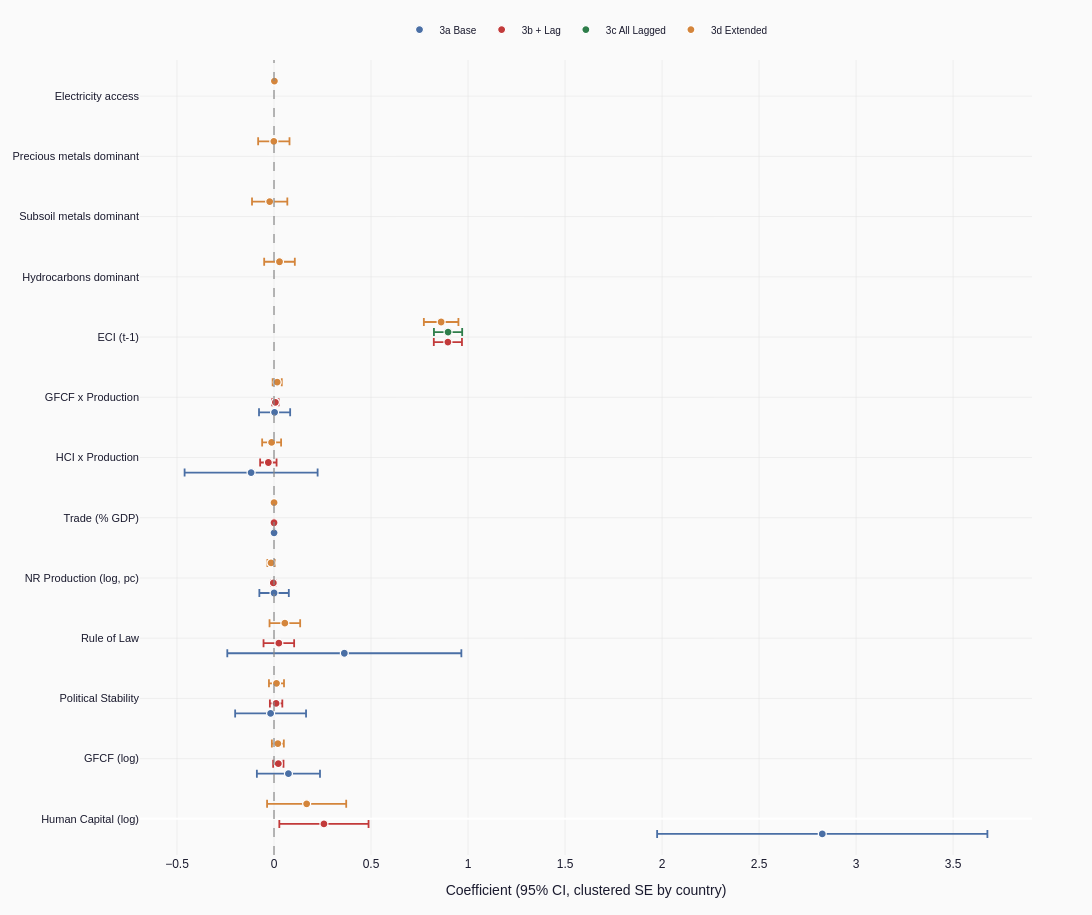

Write notebook code for a chart like this one.
### Markdown cell above
## 15. Coefficient Forest Plot (Models 3a-3e)

### Code cell
FOREST_VARS = [
    'log_HCI', 'log_GFCF', 'Political stability — estimate',
    'Rule of law index', 'log_Production_Value', 'Trade (% of GDP)',
    'log_HCI_x_log_Production', 'log_GFCF_x_log_Production',
    'ECI_lag1',
    'Hydrocarbons_Dominant', 'Subsoil_Metals_Dominant',
    'Precious_Metals_Dominant',
    'Access to electricity (% of population)',
]

# Model 3e uses first-differenced regressors — its coefficients measure the
# effect of *changes*, not levels, so it is excluded from this comparison.
FOREST_ORDER = [m for m in MODEL_ORDER if m != '3e']
SPEC_COLORS = ['#4a6fa5', '#c23a3a', '#2e7d4a', '#d4853b', '#7b6fa5']

y_labels = [DISPLAY_LABELS.get(v, v) for v in FOREST_VARS]
y_pos    = {v: i for i, v in enumerate(y_labels)}
n_specs  = len(FOREST_ORDER)
offsets  = np.linspace(-0.25, 0.25, n_specs)

fig = go.Figure()
fig.add_vline(x=0, line=dict(color='#888', width=1.2, dash='dash'))

for i, m in enumerate(FOREST_ORDER):
    if m not in ALL_RESULTS:
        continue
    _, tbl = ALL_RESULTS[m]
    col = SPEC_COLORS[i]
    lbl = MODEL_LABELS[m]

    matched = tbl[tbl['Variable'].isin(FOREST_VARS)].copy()
    matched = matched.assign(
        Label=matched['Variable'].map(lambda v: DISPLAY_LABELS.get(v, v))
    )
    matched = matched.assign(y=matched['Label'].map(y_pos) + offsets[i])

    fig.add_trace(go.Scatter(
        x=matched['Coef'], y=matched['y'],
        mode='markers',
        marker=dict(size=8, color=col, line=dict(color='white', width=1.2)),
        error_x=dict(
            type='data', symmetric=False,
            array=(matched['CI_hi'] - matched['Coef']).values,
            arrayminus=(matched['Coef'] - matched['CI_lo']).values,
            color=col, thickness=1.8, width=4,
        ),
        name=lbl,
        hovertemplate='%{text}<br>b=%{x:.4f}<extra>' + lbl + '</extra>',
        text=matched['Label'],
    ))

n_vars = len(y_labels)
fig.update_layout(
    font=dict(family=FONT, color=NAVY),
    paper_bgcolor=BG, plot_bgcolor=BG,
    width=1100, height=max(500, n_vars * 55 + 200),
    margin=dict(l=60, r=60, t=60, b=60),
    xaxis=dict(
        title='Coefficient (95% CI, clustered SE by country)',
        gridcolor=GRID, gridwidth=0.5, zeroline=False,
    ),
    yaxis=dict(
        tickvals=list(y_pos.values()),
        ticktext=list(y_pos.keys()),
        tickfont=dict(size=11),
        showgrid=True, gridcolor=GRID, gridwidth=0.5,
        range=[-0.6, n_vars - 0.4],
    ),
    legend=dict(
        orientation='h', yanchor='bottom', y=1.02,
        xanchor='center', x=0.5, font=dict(size=10),
        bgcolor='rgba(255,255,255,0.0)',
    ),
)
save_html(fig, 'coef_forest_3a_3e')
fig.show()

### Figure 1 — Plotly figure (JSON) as saved in the notebook; plotly's stock layout.template omitted (floating-point values rounded to 4 significant figures)
{"data": [{"error_x": {"array": [0.8511, 0.1627, 0.1827, 0.6031, 0.07589, 0.004784, 0.3428, 0.08026], "arrayminus": [0.8511, 0.1627, 0.1827, 0.6031, 0.07589, 0.004784, 0.3428, 0.08026], "color": "#4a6fa5", "symmetric": false, "thickness": 1.8, "type": "data", "width": 4}, "hovertemplate": "%{text}<br>b=%{x:.4f}<extra>3a Base</extra>", "marker": {"color": "#4a6fa5", "line": {"color": "white", "width": 1.2}, "size": 8}, "mode": "markers", "name": "3a Base", "text": ["Human Capital (log)", "GFCF (log)", "Political Stability", "Rule of Law", "NR Production (log, pc)", "Trade (% GDP)", "HCI x Production", "GFCF x Production"], "type": "scatter", "x": [2.826, 0.07435, -0.01758, 0.3624, 0.0003875, 0.0002531, -0.118, 0.002975], "y": [-0.25, 0.75, 1.75, 2.75, 3.75, 4.75, 5.75, 6.75]}, {"error_x": {"array": [0.2299, 0.02665, 0.03206, 0.07888, 0.01019, 0.0007913, 0.07258, 0.0423, 0.01654], "arrayminus": [0.2299, 0.02665, 0.03206, 0.07888, 0.01019, 0.0007913, 0.07258, 0.0423, 0.01654], "color": "#c23a3a", "symmetric": false, "thickness": 1.8, "type": "data", "width": 4}, "hovertemplate": "%{text}<br>b=%{x:.4f}<extra>3b + Lag</extra>", "marker": {"color": "#c23a3a", "line": {"color": "white", "width": 1.2}, "size": 8}, "mode": "markers", "name": "3b + Lag", "text": ["Human Capital (log)", "GFCF (log)", "Political Stability", "Rule of Law", "NR Production (log, pc)", "Trade (% GDP)", "ECI (t-1)", "HCI x Production", "GFCF x Production"], "type": "scatter", "x": [0.2573, 0.02221, 0.01078, 0.02489, -0.003386, 1.993e-05, 0.8961, -0.02918, 0.00713], "y": [-0.08333, 0.9167, 1.917, 2.917, 3.917, 4.917, 7.917, 5.917, 6.917]}, {"error_x": {"array": [0.07277], "arrayminus": [0.07277], "color": "#2e7d4a", "symmetric": false, "thickness": 1.8, "type": "data", "width": 4}, "hovertemplate": "%{text}<br>b=%{x:.4f}<extra>3c All Lagged</extra>", "marker": {"color": "#2e7d4a", "line": {"color": "white", "width": 1.2}, "size": 8}, "mode": "markers", "name": "3c All Lagged", "text": ["ECI (t-1)"], "type": "scatter", "x": [0.897], "y": [8.083]}, {"error_x": {"array": [0.2039, 0.03084, 0.0388, 0.07897, 0.01865, 0.0007604, 0.07894, 0.091, 0.08079, 0.001517, 0.08906, 0.04882, 0.02349], "arrayminus": [0.2039, 0.03084, 0.0388, 0.07897, 0.01865, 0.0007604, 0.07894, 0.091, 0.08079, 0.001517, 0.08906, 0.04882, 0.02349], "color": "#d4853b", "symmetric": false, "thickness": 1.8, "type": "data", "width": 4}, "hovertemplate": "%{text}<br>b=%{x:.4f}<extra>3d Extended</extra>", "marker": {"color": "#d4853b", "line": {"color": "white", "width": 1.2}, "size": 8}, "mode": "markers", "name": "3d Extended", "text": ["Human Capital (log)", "GFCF (log)", "Political Stability", "Rule of Law", "NR Production (log, pc)", "Trade (% GDP)", "Hydrocarbons dominant", "Subsoil metals dominant", "Precious metals dominant", "Electricity access", "ECI (t-1)", "HCI x Production", "GFCF x Production"], "type": "scatter", "x": [0.1682, 0.0198, 0.01273, 0.05586, -0.01522, 0.000185, 0.0283, -0.02233, -0.0009296, 0.002066, 0.8613, -0.01228, 0.01653], "y": [0.25, 1.25, 2.25, 3.25, 4.25, 5.25, 9.25, 10.25, 11.25, 12.25, 8.25, 6.25, 7.25]}], "layout": {"font": {"color": "#1a1a2e", "family": "IBM Plex Sans, Arial, sans-serif"}, "height": 915, "legend": {"bgcolor": "rgba(255,255,255,0.0)", "font": {"size": 10}, "orientation": "h", "x": 0.5, "xanchor": "center", "y": 1.02, "yanchor": "bottom"}, "margin": {"b": 60, "l": 60, "r": 60, "t": 60}, "paper_bgcolor": "#fafafa", "plot_bgcolor": "#fafafa", "shapes": [{"line": {"color": "#888", "dash": "dash", "width": 1.2}, "type": "line", "x0": 0, "x1": 0, "xref": "x", "y0": 0, "y1": 1, "yref": "y domain"}], "width": 1100, "xaxis": {"gridcolor": "#e0e0e0", "gridwidth": 0.5, "title": {"text": "Coefficient (95% CI, clustered SE by country)"}, "zeroline": false}, "yaxis": {"gridcolor": "#e0e0e0", "gridwidth": 0.5, "range": [-0.6, 12.6], "showgrid": true, "tickfont": {"size": 11}, "ticktext": ["Human Capital (log)", "GFCF (log)", "Political Stability", "Rule of Law", "NR Production (log, pc)", "Trade (% GDP)", "HCI x Production", "GFCF x Production", "ECI (t-1)", "Hydrocarbons dominant", "Subsoil metals dominant", "Precious metals dominant", "Electricity access"], "tickvals": [0, 1, 2, 3, 4, 5, 6, 7, 8, 9, 10, 11, 12]}}}
